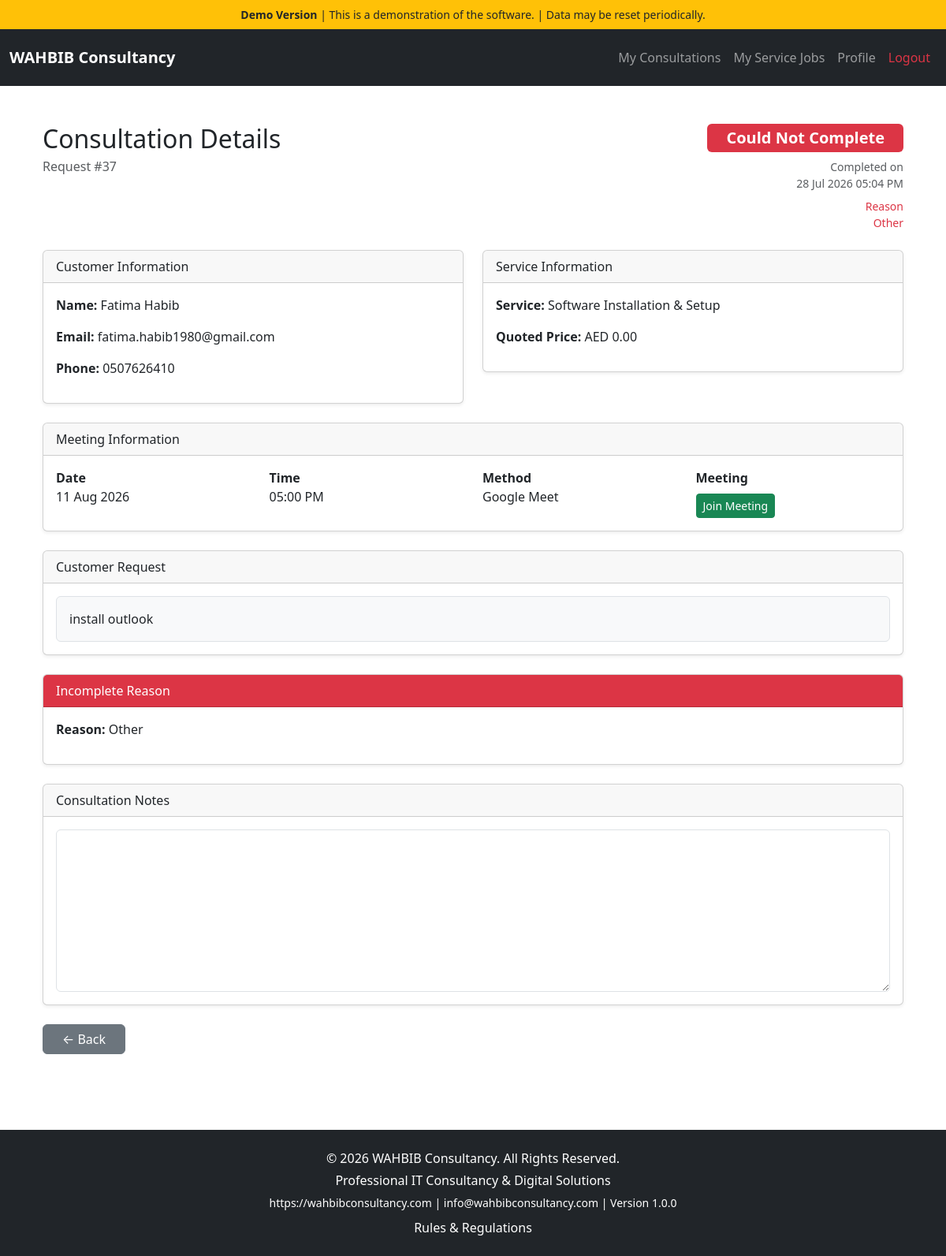
The app's page /public/index.php?page=view-consultation&id=37 (signed in), older data.
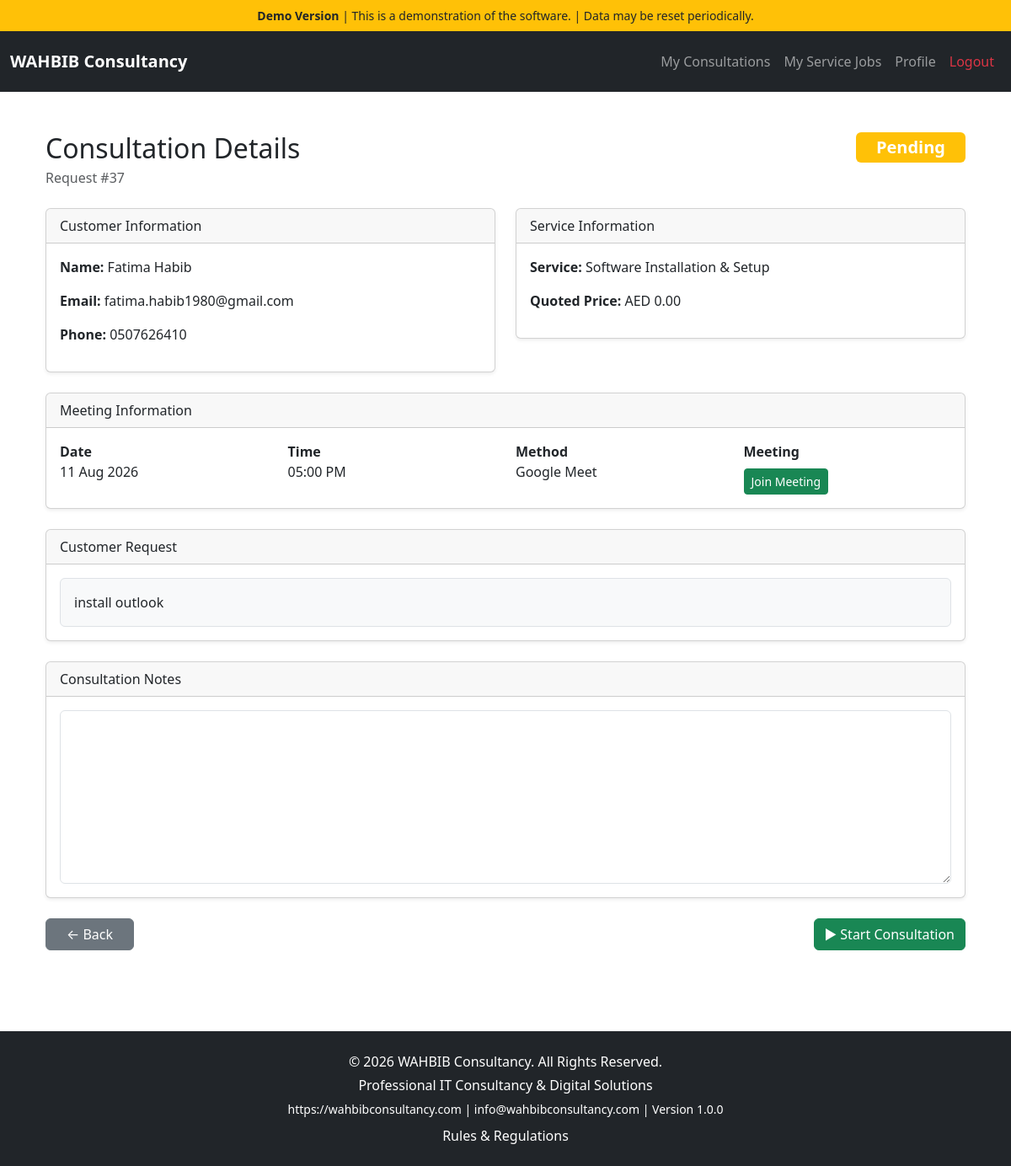
The same page, newer data.
### tables this page shows
CREATE TABLE `requests` (
  `id` int(11) NOT NULL AUTO_INCREMENT,
  `customer_id` int(11) NOT NULL,
  `service_id` int(11) NOT NULL,
  `agent_id` int(11) DEFAULT NULL,
  `quoted_price` decimal(10,2) DEFAULT NULL,
  `description` text DEFAULT NULL,
  `status` enum('Pending','Approved','In Progress','Completed','Cancelled') NOT NULL DEFAULT 'Pending',
  `created_at` timestamp NOT NULL DEFAULT current_timestamp(),
  `workflow_stage` varchar(50) DEFAULT NULL,
  `proposal` text DEFAULT NULL,
  `completed_at` datetime DEFAULT NULL,
  `completion_notes` text DEFAULT NULL,
  `admin_review_comments` text DEFAULT NULL,
  `service_review_notes` text DEFAULT NULL,
  `admin_instruction` text DEFAULT NULL,
  `contact_notes` text DEFAULT NULL,
  `incomplete_reason` text DEFAULT NULL,
  `consultation_reschedules` int(11) NOT NULL DEFAULT 0,
  `service_reschedules` int(11) NOT NULL DEFAULT 0,
  `service_rejection_reason` text DEFAULT NULL,
  `service_rejected_at` datetime DEFAULT NULL,
  `service_rejected_by` int(11) DEFAULT NULL,
  `job_status` enum('Pending','In Progress','Completed','Could Not Complete','Needs Admin Review','Customer Answered','No Answer','Wrong Number','Customer Requested Reschedule') NOT NULL DEFAULT 'Pending',
  `consultation_rejection_reason` text DEFAULT NULL,
  `consultation_rejected_at` datetime DEFAULT NULL,
  `consultation_rejected_by` int(11) DEFAULT NULL,
  PRIMARY KEY (`id`),
  KEY `customer_id` (`customer_id`),
  KEY `service_id` (`service_id`),
  CONSTRAINT `requests_ibfk_1` FOREIGN KEY (`customer_id`) REFERENCES `customers` (`id`) ON DELETE CASCADE,
  CONSTRAINT `requests_ibfk_2` FOREIGN KEY (`service_id`) REFERENCES `services` (`id`) ON DELETE CASCADE
);

CREATE TABLE `customers` (
  `id` int(11) NOT NULL AUTO_INCREMENT,
  `name` varchar(255) NOT NULL,
  `email` varchar(255) DEFAULT NULL,
  `phone` varchar(50) DEFAULT NULL,
  `company` varchar(255) DEFAULT NULL,
  `notes` text DEFAULT NULL,
  `created_at` timestamp NOT NULL DEFAULT current_timestamp(),
  `password` varchar(255) DEFAULT NULL,
  `reset_token` varchar(255) DEFAULT NULL,
  `reset_token_expires` datetime DEFAULT NULL,
  PRIMARY KEY (`id`)
);

CREATE TABLE `services` (
  `id` int(11) NOT NULL AUTO_INCREMENT,
  `title` varchar(255) NOT NULL,
  `description` text NOT NULL,
  `created_at` timestamp NOT NULL DEFAULT current_timestamp(),
  `price` decimal(10,2) NOT NULL DEFAULT 0.00,
  `image` varchar(255) DEFAULT NULL,
  PRIMARY KEY (`id`)
);

CREATE TABLE `consultation_slots` (
  `id` int(11) NOT NULL AUTO_INCREMENT,
  `slot_date` date NOT NULL,
  `slot_time` time NOT NULL,
  `agent_id` int(11) NOT NULL,
  `consultation_method` varchar(50) DEFAULT NULL,
  `meeting_link` varchar(255) DEFAULT NULL,
  `is_booked` tinyint(1) DEFAULT 0,
  `created_at` timestamp NOT NULL DEFAULT current_timestamp(),
  PRIMARY KEY (`id`),
  UNIQUE KEY `uniq_consultation_slot` (`slot_date`,`slot_time`,`agent_id`)
);

### public/index.php (called while the page is built, shortened)
<?php
require_once ROOT_PATH . '/routes.php';

### app/helpers/meeting.php (called while the page is built, shortened)
<?php
function getMeetingLink(string $method, string $slotTime): string
{
    $minute = date('i', strtotime($slotTime));
    $isHalfHour = ($minute === '30');
    switch ($method) {
        case 'Google Meet':
            return $isHalfHour
                ? GOOGLE_MEET_HALF_HOUR_LINK
                : GOOGLE_MEET_HOUR_LINK;
    }
}

### app/views/agent/view-consultation.php (the view, shortened to what the changed rows need)
<?php
require_once CONFIG_PATH . '/database.php';
require_once HELPER_PATH . '/meeting.php';
$requestId = (int) ($_GET['id'] ?? 0);
$stmt = $pdo->prepare("
    SELECT
        r.*,
        c.name  AS customer_name,
        c.email,
        c.phone,
        s.title AS service_name,
        cs.slot_date,
        cs.slot_time,
        cs.consultation_method,
        cs.meeting_link
    FROM requests r
    INNER JOIN consultation_bookings cb
        ON cb.request_id = r.id
    INNER JOIN consultation_slots cs
        ON cs.id = cb.slot_id
    INNER JOIN customers c
        ON c.id = r.customer_id
    INNER JOIN services s
        ON s.id = r.service_id
    WHERE r.id = ?
    AND cb.agent_id = ?
    LIMIT 1
");
$stmt->execute([
    $requestId,
    $_SESSION['agent']['id']
]);
$consultation = $stmt->fetch(PDO::FETCH_ASSOC);
$meetingLink = getMeetingLink(
    $consultation['consultation_method'],
    $consultation['slot_time']
);
$status = $consultation['job_status'];
$badge = 'secondary';
switch ($status) {
    case 'Pending':
        $badge = 'warning';
        break;
    case 'Could Not Complete':
        $badge = 'danger';
        break;
}
require VIEW_PATH . '/layouts/header-agent.php';
?>
<div class="container py-4">
    <div class="d-flex justify-content-between align-items-start mb-4">
    <div>
        <h2 class="mb-1">
            Consultation Details
        </h2>
        <p class="text-muted mb-0">
            Request #<?= $consultation['id'] ?>
        </p>
    </div>
    <div class="text-end">
    <span class="badge bg-<?= $badge ?> fs-5 px-4 py-2">
        <?= htmlspecialchars($status) ?>
    </span>
    <?php if (
    $consultation['job_status'] == 'Completed' ||
    $consultation['job_status'] == 'Could Not Complete'
): ?>
        <small class="text-muted d-block mt-2">
            Completed on<br>
            <?= date('d M Y h:i A', strtotime($consultation['completed_at'])) ?>
        </small>
    <?php endif; ?>
    <?php if ($consultation['job_status'] == 'Could Not Complete'): ?>
        <small class="text-danger d-block mt-2">
            Reason
            <br>
            <?= htmlspecialchars($consultation['incomplete_reason']) ?>
        </small>
    <?php endif; ?>
</div>
</div>
    <div class="row">
        <div class="col-lg-6">
            <div class="card shadow-sm mb-4">
                <div class="card-header">
                    Customer Information
                </div>
                <div class="card-body">
                    <p><strong>Name:</strong> <?= htmlspecialchars($consultation['customer_name']) ?></p>
                    <p><strong>Email:</strong> <?= htmlspecialchars($consultation['email']) ?></p>
                    <p><strong>Phone:</strong> <?= htmlspecialchars($consultation['phone']) ?></p>
                </div>
            </div>
        </div>
        <div class="col-lg-6">
            <div class="card shadow-sm mb-4">
                <div class="card-header">
                    Service Information
                </div>
                <div class="card-body">
                    <p><strong>Service:</strong> <?= htmlspecialchars($consultation['service_name']) ?></p>
                    <p><strong>Quoted Price:</strong> AED <?= number_format($consultation['quoted_price'],2) ?></p>
                </div>
            </div>
        </div>
    </div>
    <div class="card shadow-sm mb-4">
        <div class="card-header">
            Meeting Information
        </div>
        <div class="card-body">
            <div class="row">
                <div class="col-md-3">
                    <strong>Date</strong><br>
                    <?= date('d M Y', strtotime($consultation['slot_date'])) ?>
                </div>
                <div class="col-md-3">
                    <strong>Time</strong><br>
                    <?= date('h:i A', strtotime($consultation['slot_time'])) ?>
                </div>
                <div class="col-md-3">
                    <strong>Method</strong><br>
                    <?= $consultation['consultation_method'] ?: 'Not Assigned' ?>
                </div>
                <div class="col-md-3">
                    <strong>Meeting</strong><br>
                    <?php if (!empty($meetingLink)): ?>
                        <a
                            href="<?= htmlspecialchars($meetingLink) ?>"
                            target="_blank"
                            class="btn btn-success btn-sm mt-2">
                            Join Meeting
                        </a>
                    <?php else: ?>
                        Not Available
                    <?php endif; ?>
                </div>
            </div>
        </div>
    </div>
    <div class="card shadow-sm mb-4">
        <div class="card-header">
            Customer Request
        </div>
        <div class="card-body">
            <div class="bg-light border rounded p-3">
                <?= nl2br(htmlspecialchars($consultation['description'])) ?>
            </div>
        </div>
    </div>
    <?php if ($consultation['job_status'] == 'Could Not Complete'): ?>
<div class="card shadow-sm mb-4">
    <div class="card-header bg-danger text-white">
        Incomplete Reason
    </div>
    <div class="card-body">
        <p>
            <strong>Reason:</strong>
            <?= htmlspecialchars($consultation['incomplete_reason']) ?>
        </p>
    </div>
</div>
<?php endif; ?>
    <div class="card shadow-sm mb-4">
        <div class="card-header">
            Consultation Notes
        </div>
        <div class="card-body">
           <form method="POST">
                <textarea
                    class="form-control"
                    rows="8"
                    name="agent_notes"
                    >
                <?= htmlspecialchars($consultation['completion_notes']) ?>
                </textarea>
        </div>
    </div>
   <div class="d-flex justify-content-between mt-4">
    <a
        href="?page=agent-consultations"
        class="btn btn-secondary px-4">
        ← Back
    </a>
    <div>
        <?php if ($consultation['job_status'] == 'Pending'): ?>
            <button
                type="submit"
                name="start_consultation"
                class="btn btn-success">
                ▶ Start Consultation
            </button>
        <?php endif; ?>
    </div>
</div>
</div>
<?php require VIEW_PATH . '/layouts/footer.php'; ?>

Row changes from the older to the newer data that the page shows:
changed requests "install outlook": job_status "Could Not Complete" → "Pending"; completed_at "28 Jul 2026 05:04 PM" → (not shown); incomplete_reason "Other" → (not shown)
Text that changed along with them:
text no longer shown: "Completed on Reason Incomplete Reason Reason:"
text now shown: "▶ Start Consultation"
